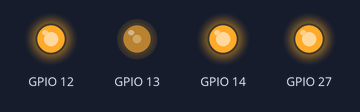
The sketch below on a simulated ESP32. On the bench: output pins drawn as LEDs (lit = HIGH).

Above: at 0.1 s.
Timing chart, 0 to 1.6 s (numbered marks = the images above):
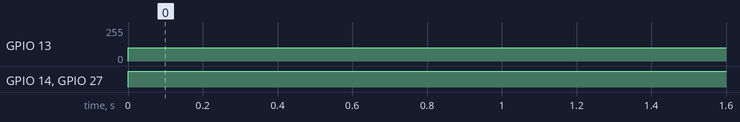

The sketch:

raw_4motors_test.ino
```cpp
void setup() {
  // put your setup code here, to run once:
  pinMode(12,OUTPUT);
  pinMode(13,OUTPUT);
  pinMode(14,OUTPUT);
  pinMode(27,OUTPUT);

}

void loop() {
  // put your main code here, to run repeatedly:
  digitalWrite(12,HIGH);
  analogWrite(13,100);
  digitalWrite(14,HIGH);
  digitalWrite(27,HIGH);
}
```

Measured:
- by itself, GPIO 13: 0/255 → 100/255 at 0.00 s
- by itself, GPIO 14, GPIO 27: LOW → HIGH at 0.00 s
